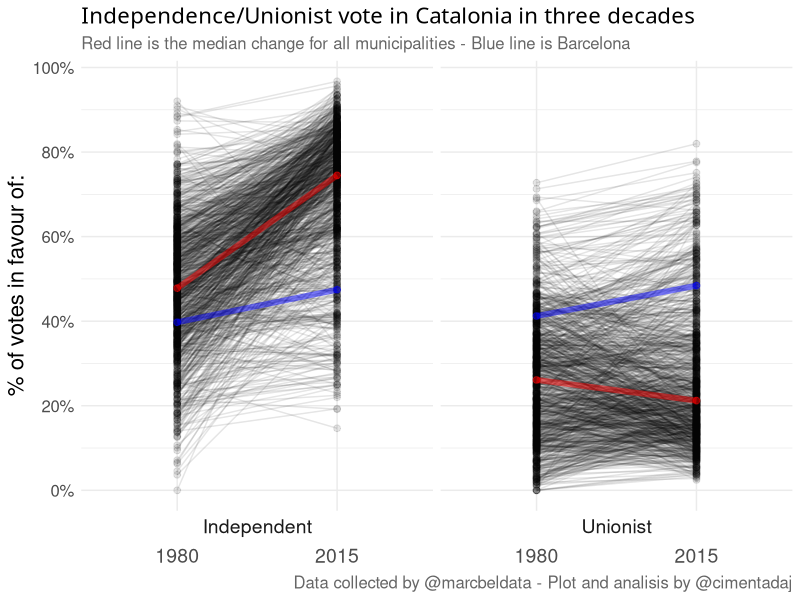
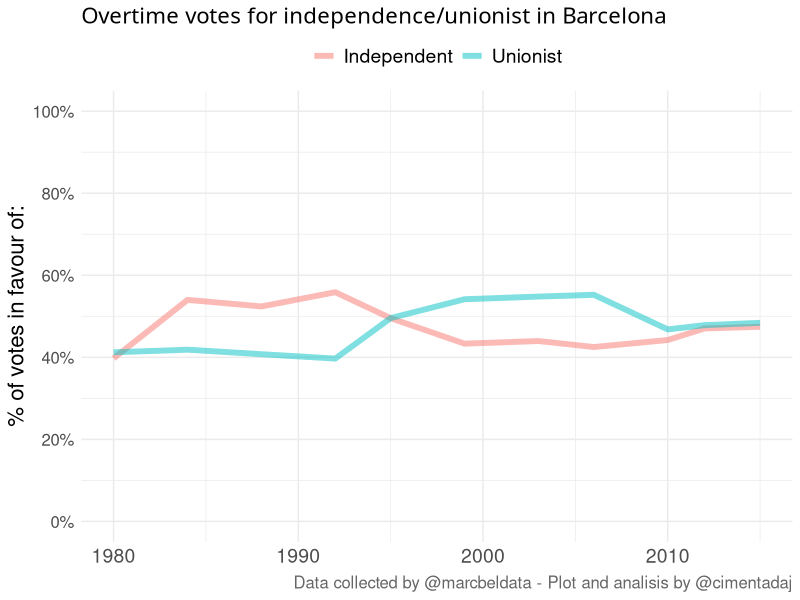

Reproduce these figures in R, in order.
## ---- chunk 1
knitr::opts_chunk$set(message = FALSE, warning = FALSE)
## ---- chunk 2
library(ggridges)
Catalan_elections
## ---- chunk 3
# Load my libraries
library(scales)
library(tidyverse)

# Change abbreviated Indy and Unionist to long names
Catalan_elections$Option <- with(Catalan_elections, ifelse(Option == "Indy", "Independent", "Unionist"))


# Summarize the median independence/unionist vote for
# all municipalities on the first/last year recorded
avg_pl <-
  Catalan_elections %>%
  group_by(Municipality, Option) %>%
  summarize(first_year = first(Percent, Year),
            last_year = last(Percent, Year)) %>%
  group_by(Option) %>%
  summarize(first_year = median(first_year, na.rm = TRUE),
            last_year = median(last_year, na.rm = TRUE)) %>%
  mutate(id = 1:nrow(.)) %>%
  gather(year, value, -id, -Option)

# Summarize the indy/unionist vote for
# the first/last year for Barcelona
bcn_pl <-
  Catalan_elections %>%
  filter(Municipality == "Barcelona") %>%
  group_by(Municipality, Option) %>%
  summarize(first_year = first(Percent, Year),
            last_year = last(Percent, Year)) %>%
  mutate(id = 1:nrow(.)) %>%
  gather(year, value, ends_with("year"))

# Create a base parallel plot with both
# unionist/independence votes pooled
base_plot <-
  Catalan_elections %>%
  group_by(Municipality, Option) %>%
  summarize(first_year = first(Percent, Year),
            last_year = last(Percent, Year)) %>%
  mutate(id = paste0(Municipality, "_", Option)) %>%
  gather(year, value, ends_with("year")) %>%
  ggplot(aes(year, value)) +
  geom_point(alpha = 0.1, size = 2) +
  geom_line(aes(group = id), alpha = 0.1)

# Add the median summary line for both indy/unionist
median_plot <-
  base_plot +
  geom_point(data = avg_pl, aes(year, value),
            colour = "red", alpha = 0.5, size = 2) +
  geom_line(data = avg_pl, aes(year, value, group = id),
            colour = "red", alpha = 0.5, size = 2)

# Add the change of Barcelona for both indy/unionist vote
bcn_plot <-
  median_plot +
  geom_point(data = bcn_pl, aes(year, value),
             colour = "blue", alpha = 0.5, size = 2) +
  geom_line(data = bcn_pl, aes(year, value, group = id),
            colour = "blue", alpha = 0.5, size = 2)


# Separate the plot for indy/unionist in different
# panels and add pretty options
pretty_plot <-
  bcn_plot +
  scale_x_discrete(name = NULL,
                   labels = c("1980",
                              "2015")) +
  scale_y_continuous(name = "% of votes in favour of:",
                     breaks = seq(0, 100, 20),
                     labels = percent(seq(0, 1, 0.2))) +
  facet_wrap(~ Option, strip.position = "bottom") +
  labs(
    title = "Independence/Unionist vote in Catalonia in three decades",
    subtitle = "Red line is the median change for all municipalities - Blue line is Barcelona",
    caption = "Data collected by @marcbeldata - Plot and analisis by @cimentadaj"
  ) +
  theme_minimal() +
  theme(
    plot.title = element_text(size = 16, family = "Arial-BoldMT"),
    plot.subtitle = element_text(size = 12, color = "#666666"),
    plot.caption = element_text(size = 12, color = "#666666"),
    strip.text.x = element_text(size = 14),
    axis.title.y = element_text(size = 16),
    axis.text.y = element_text(size = 12),
    axis.text.x = element_text(size = 14)
  )
# Final plot
pretty_plot
## ---- chunk 4
# There are 16 times more municipalities that have always been independent
# than municipalities that have always been unionist
# Catalan_elections %>%
#   spread(Option, Percent) %>%
#   mutate(diff = Indy - Unionist,
#          mindp = ifelse(diff > 0, 1, 0)) %>%
#   group_by(Municipality) %>%
#   summarize(time_indp = mean(mindp, na.rm = TRUE)) %>%
#   arrange(time_indp) %>%
#   filter(time_indp == 1) # change this to 0
# 
# Catalan_elections %>%
#   spread(Option, Percent) %>%
#   mutate(diff = Indy - Unionist,
#          mindp = ifelse(diff > 0, 1, 0))

## ---- chunk 5
# Plot for indy/unionist vote over time only for Barcelona
Catalan_elections %>%
  filter(Municipality == "Barcelona") %>%
  ggplot(aes(Year, Percent, group = Option, colour = Option)) +
  geom_line(alpha = 0.5, size = 2) +
  scale_x_continuous(name = NULL) +
  scale_colour_discrete(name = NULL) +
  scale_y_continuous(name = "% of votes in favour of:",
                     lim = c(0, 100),
                     breaks = seq(0, 100, 20),
                     labels = percent(seq(0, 1, 0.2))) +
  labs(
    title = "Overtime votes for independence/unionist in Barcelona",
    caption = "Data collected by @marcbeldata - Plot and analisis by @cimentadaj"
  ) +
  theme_minimal() +
  theme(
    plot.title = element_text(size = 16, family = "Arial-BoldMT"),
    plot.subtitle = element_text(size = 12, color = "#666666"),
    plot.caption = element_text(size = 12, color = "#666666"),
    legend.position = "top",
    legend.text = element_text(size = 14),
    strip.text.x = element_text(size = 14),
    axis.title.y = element_text(size = 16),
    axis.text.y = element_text(size = 12),
    axis.text.x = element_text(size = 14)
  )
